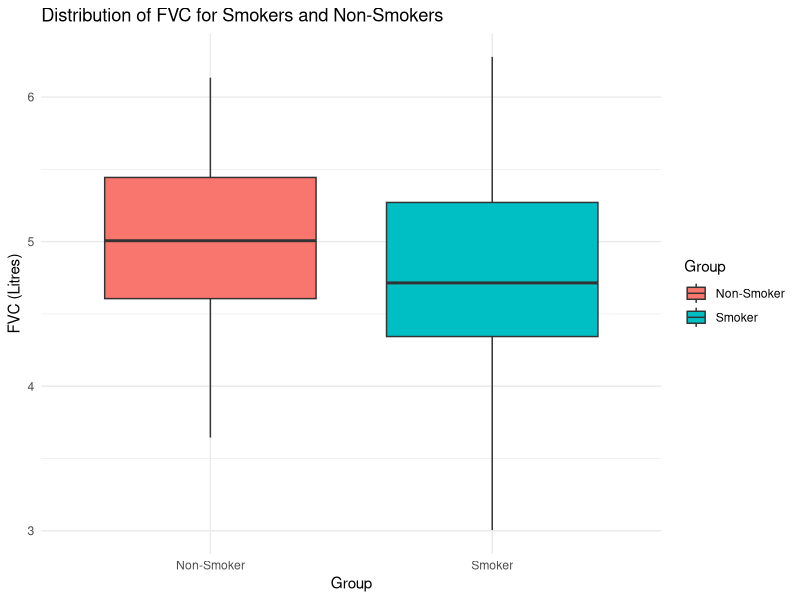
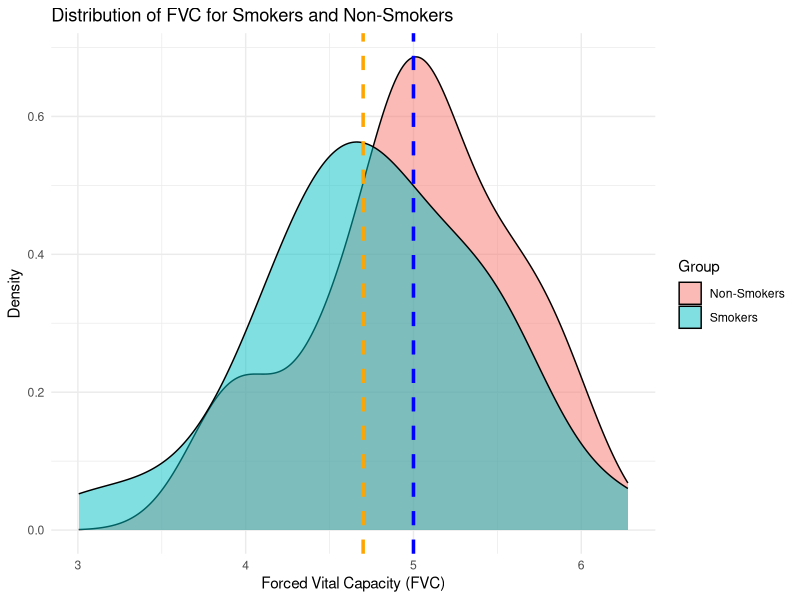

The R source for these figures, in order:
library(dplyr)
library(ggplot2)
library(pwr)

set.seed(526)

#Number of samples
n_smokers <- 36
n_non_smokers <- 64

#Define the statistics for each group
mean_smokers <- 4.7
mean_non_smokers <- 5.0
sd_smokers <- 0.6
sd_non_smokers <- 0.6
alpha <- 0.05  # Significance level

#Generate synthetic data using rnorm()
FVC_smokers <- rnorm(n_smokers, mean = mean_smokers, sd = sd_smokers)
FVC_non_smokers <- rnorm(n_non_smokers, mean = mean_non_smokers, sd = sd_non_smokers)

#Create a data frame combining both groups
synthetic_data <- data.frame(
  Group = rep(c("Smoker", "Non-Smoker"), times = c(n_smokers, n_non_smokers)),
  FVC = c(FVC_smokers, FVC_non_smokers)
)

#Display the first few rows of the synthetic data
print(head(synthetic_data))

#Plot the distribution of FVC for each group
ggplot(synthetic_data, aes(x = Group, y = FVC, fill = Group)) +
  geom_boxplot() +
  labs(title = "Distribution of FVC for Smokers and Non-Smokers",
       y = "FVC (Litres)",
       x = "Group") +
  theme_minimal()

df <- data.frame(
  FVC = c(FVC_smokers, FVC_non_smokers),
  Group = rep(c("Smokers", "Non-Smokers"), times = c(n_smokers, n_non_smokers))
)

ggplot(df, aes(x = FVC, fill = Group)) +
  geom_density(alpha = 0.5) +
  geom_vline(xintercept = mean_smokers, color = "orange", linetype = "dashed", size = 1.2) +
  geom_vline(xintercept = mean_non_smokers, color = "blue", linetype = "dashed", size = 1.2) +
  labs(title = "Distribution of FVC for Smokers and Non-Smokers",
       x = "Forced Vital Capacity (FVC)",
       y = "Density",
       fill = "Group") +
  theme_minimal()

#Pooled sd
pooled_sd <- sqrt(((n_smokers - 1) * sd_smokers^2 + (n_non_smokers - 1) * sd_non_smokers^2) / (n_smokers + n_non_smokers - 2))

#Perform t-test
t_statistic <- (mean_smokers - mean_non_smokers) / (pooled_sd * sqrt((1 / n_smokers) + (1 / n_non_smokers)))

#Degree of freedom
df <- n_smokers + n_non_smokers - 2

#Critical value
t_critical <- qt(alpha, df, lower.tail = TRUE)  # One-sided test

#Output the results
cat("Pooled standard deviation:", round(pooled_sd, 3), "\n")
cat("t-statistic:", round(t_statistic, 3), "\n")
cat("Degrees of freedom:", df, "\n")
cat("Critical value:", round(t_critical, 3), "\n")

#Calculate Power
effect_size <- (mean_non_smokers - mean_smokers) / pooled_sd 
power_result <- pwr.t2n.test(n1 = n_smokers, n2 = n_non_smokers, d = effect_size, sig.level = alpha, alternative = "greater")
print(power_result)

#P-value
p_value <- pt(t_statistic, df)
cat("p-value:", round(p_value, 4), "\n")

#Calculate Type II Error (Beta)
beta <- 1 - power_result$power
cat("Type II Error (Beta):", round(beta, 3), "\n")

#Explore power changes (different factors)
# Increase sample sizes for both groups
n_smokers <- 36 * 2          # Increase from 36 to 72 smokers
n_non_smokers <- 64 * 2      # Increase from 64 to 128 non-smokers

#Calculate power again using the increased sample size
power_result_new <- pwr.t2n.test(
  n1 = n_smokers, 
  n2 = n_non_smokers, 
  d = effect_size, 
  sig.level = alpha, 
  alternative = "greater"
)

#Print the new power result
cat("Power of the test with increased sample size:", round(power_result_new$power, 3), "\n")


#Approach 2 - decrease variability
n_smokers <- 36          # Increase from 36 to 200 smokers
n_non_smokers <- 64      # Increase from 64 to 200 non-smokers
sd_smokers <- 0.4
sd_non_smokers <- 0.4
pooled_sd <- sqrt(((n_smokers - 1) * sd_smokers^2 + (n_non_smokers - 1) * sd_non_smokers^2) / (n_smokers + n_non_smokers - 2))
effect_size <- (mean_non_smokers - mean_smokers) / pooled_sd
power_result_new <- pwr.t2n.test(
  n1 = n_smokers, 
  n2 = n_non_smokers, 
  d = effect_size, 
  sig.level = alpha, 
  alternative = "greater"
)

#Print the new power result
cat("Power of the test with decreased variability:", round(power_result_new$power, 3), "\n")

#Approach 3 - increase effect size
effect_size <- 0.7
sd_smokers <- 0.6
sd_non_smokers <- 0.6
power_result_new <- pwr.t2n.test(
  n1 = n_smokers, 
  n2 = n_non_smokers, 
  d = effect_size, 
  sig.level = alpha, 
  alternative = "greater"
)

#Print the new power result
cat("Power of the test with increased effect size:", round(power_result_new$power, 3), "\n")

#Approach 4 - change significance level
# Change significance level to see its impact on power
alpha <- 0.01
effect_size <- 0.5
power_result_new <- pwr.t2n.test(
  n1 = n_smokers, 
  n2 = n_non_smokers, 
  d = effect_size, 
  sig.level = alpha,  # Stricter significance level
  alternative = "greater"
)

#Print the new power result
cat("Power of the test with reduced significance level:", round(power_result_new$power, 3), "\n")
